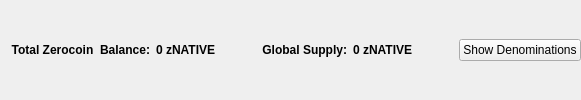
                       <widget class="QFrame" name="balanceSupplyFrame">
                        <layout class="QHBoxLayout" name="horizontalLayout_2" stretch="0,0,0,1,0">
                         <property name="rightMargin">
                          <number>0</number>
                         </property>
                         <item>
                          <layout class="QHBoxLayout" name="horizontalLayout_34">
                           <item>
                            <widget class="QLabel" name="labelzAvailableText_3">
                             <property name="font">
                              <font>
                               <weight>75</weight>
                               <bold>true</bold>
                              </font>
                             </property>
                             <property name="toolTip">
                              <string>Total Balance including unconfirmed and immature zNATIVE</string>
                             </property>
                             <property name="text">
                              <string>Total Zerocoin  Balance:</string>
                             </property>
                             <property name="alignment">
                              <set>Qt::AlignRight|Qt::AlignTrailing|Qt::AlignVCenter</set>
                             </property>
                            </widget>
                           </item>
                           <item>
                            <widget class="QLabel" name="labelzAvailableAmount_4">
                             <property name="minimumSize">
                              <size>
                               <width>40</width>
                               <height>0</height>
                              </size>
                             </property>
                             <property name="font">
                              <font>
                               <weight>75</weight>
                               <bold>true</bold>
                              </font>
                             </property>
                             <property name="toolTip">
                              <string>Total Balance including unconfirmed and immature zNATIVE</string>
                             </property>
                             <property name="text">
                              <string>0 zNATIVE</string>
                             </property>
                             <property name="alignment">
                              <set>Qt::AlignLeading|Qt::AlignLeft|Qt::AlignVCenter</set>
                             </property>
                            </widget>
                           </item>
                          </layout>
                         </item>
                         <item>
                          <spacer name="horizontalSpacer_32">
                           <property name="orientation">
                            <enum>Qt::Horizontal</enum>
                           </property>
                           <property name="sizeHint" stdset="0">
                            <size>
                             <width>40</width>
                             <height>20</height>
                            </size>
                           </property>
                          </spacer>
                         </item>
                         <item>
                          <layout class="QHBoxLayout" name="horizontalLayout_35">
                           <item>
                            <widget class="QLabel" name="labelZsupplyText_2">
                             <property name="font">
                              <font>
                               <weight>75</weight>
                               <bold>true</bold>
                              </font>
                             </property>
                             <property name="text">
                              <string>Global Supply:</string>
                             </property>
                             <property name="alignment">
                              <set>Qt::AlignRight|Qt::AlignTrailing|Qt::AlignVCenter</set>
                             </property>
                            </widget>
                           </item>
                           <item>
                            <widget class="QLabel" name="labelZsupplyAmount_2">
                             <property name="font">
                              <font>
                               <weight>75</weight>
                               <bold>true</bold>
                              </font>
                             </property>
                             <property name="text">
                              <string>0 zNATIVE</string>
                             </property>
                            </widget>
                           </item>
                          </layout>
                         </item>
                         <item>
                          <spacer name="horizontalSpacer_31">
                           <property name="orientation">
                            <enum>Qt::Horizontal</enum>
                           </property>
                           <property name="sizeHint" stdset="0">
                            <size>
                             <width>40</width>
                             <height>20</height>
                            </size>
                           </property>
                          </spacer>
                         </item>
                         <item>
                          <widget class="QPushButton" name="pushButtonShowDenoms">
                           <property name="toolTip">
                            <string>Show zNATIVE denominations list</string>
                           </property>
                           <property name="text">
                            <string>Show Denominations</string>
                           </property>
                          </widget>
                         </item>
                        </layout>
                       </widget>
